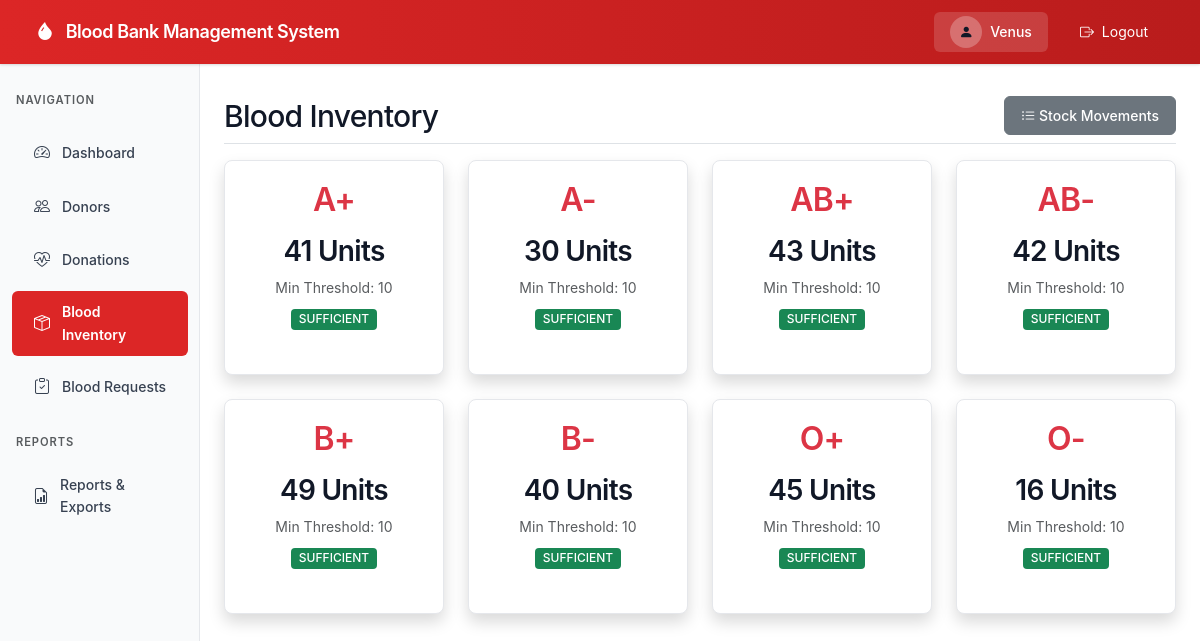
Screenshot of /inventory/ (signed in) with the database file from the repository.
### inventory/models.py (models this page shows, shortened)
class BloodInventory(models.Model):
    blood_group = models.CharField(max_length=5, choices=BLOOD_GROUP_CHOICES, unique=True)
    units_available = models.IntegerField(default=0)
    minimum_threshold = models.IntegerField(default=10)

### inventory/views.py (the view)
# urls.py: path('', views.inventory_list, name='inventory_list'),
@login_required
def inventory_list(request):
    inventory = BloodInventory.objects.all().order_by('blood_group')
    return render(request, 'inventory/inventory_list.html', {'inventory': inventory})

### templates/inventory/inventory_list.html
{% extends 'base.html' %}
{% load static %}
{% block content %}
<div class="d-flex justify-content-between flex-wrap flex-md-nowrap align-items-center pt-3 pb-2 mb-3 border-bottom">
    <h1 class="h2">Blood Inventory</h1>
    <div class="btn-toolbar mb-2 mb-md-0">
        <a href="{% url 'stock_movements' %}" class="btn btn-secondary">
            <i class="bi bi-list-ul"></i> Stock Movements
        </a>
    </div>
</div>
<div class="row">
    {% for item in inventory %}
    <div class="col-xl-3 col-md-4 col-sm-6 mb-4">
        <div class="card shadow h-100 {% if item.units_available < item.minimum_threshold %}border-danger{% endif %}">
            <div class="card-body text-center">
                <h2 class="card-title text-danger mb-3">{{ item.blood_group }}</h2>
                <h3 class="mb-2">{{ item.units_available }} Units</h3>
                <p class="text-muted mb-2">Min Threshold: {{ item.minimum_threshold }}</p>
                {% if item.units_available < item.minimum_threshold %}
                    <span class="badge bg-danger">LOW STOCK</span>
                {% else %}
                    <span class="badge bg-success">SUFFICIENT</span>
                {% endif %}
            </div>
        </div>
    </div>
    {% endfor %}
</div>
{% endblock %}

### templates/base.html (shortened to what this page needs)
<!DOCTYPE html>
<html lang="en">
<head>
    <link href="https://cdn.jsdelivr.net/npm/bootstrap@5.3.0/dist/css/bootstrap.min.css" rel="stylesheet">
    <link rel="stylesheet" href="https://cdn.jsdelivr.net/npm/bootstrap-icons@1.10.0/font/bootstrap-icons.css">
    {% load static %}
    <link rel="stylesheet" href="{% static 'css/style.css' %}">
</head>
<body>
    {% if user.is_authenticated %}
    <nav class="navbar navbar-expand-lg navbar-dark fixed-top" style="background: linear-gradient(90deg, #dc2626 0%, #b91c1c 100%); height: 64px; z-index: 1030;">
        <div class="container-fluid">
            <a class="navbar-brand" href="{% url 'dashboard' %}">
                <i class="bi bi-droplet-fill me-2"></i> Blood Bank Management System
            </a>
            <div class="collapse navbar-collapse" id="navbarNav">
                <ul class="navbar-nav ms-auto align-items-center">
                    <li class="nav-item">
                        <div class="d-flex align-items-center gap-2 me-3 px-3 py-1" style="background: rgba(255,255,255,0.15); border-radius: 0.375rem;">
                            <div style="width: 32px; height: 32px; background: rgba(255,255,255,0.25); border-radius: 50%; display: flex; align-items: center; justify-content: center;">
                                <i class="bi bi-person-fill"></i>
                            </div>
                            <span style="font-weight: 500; color: white;">{{ user.username }}</span>
                        </div>
                    </li>
                    <li class="nav-item">
                        <a class="nav-link px-3" href="{% url 'logout' %}" style="color: white;">
                            <i class="bi bi-box-arrow-right me-1"></i> Logout
                        </a>
                    </li>
                </ul>
            </div>
        </div>
    </nav>
    <div class="container-fluid" style="padding-top: 64px;">
        <div class="row">
            <nav class="col-md-3 col-lg-2 d-md-block sidebar">
                <div class="position-sticky pt-2">
                    <div class="px-3 mb-3">
                        <small class="text-uppercase text-muted" style="font-size: 0.7rem; font-weight: 600; letter-spacing: 0.08em;">Navigation</small>
                    </div>
                    <ul class="nav flex-column">
                        <li class="nav-item">
                            <a class="nav-link {% if request.resolver_match.url_name == 'dashboard' %}active{% endif %}" href="{% url 'dashboard' %}">
                                <i class="bi bi-speedometer2"></i> Dashboard
                            </a>
                        </li>
                        <li class="nav-item">
                            <a class="nav-link {% if 'donor' in request.resolver_match.url_name %}active{% endif %}" href="{% url 'donor_list' %}">
                                <i class="bi bi-people"></i> Donors
                            </a>
                        </li>
                        <li class="nav-item">
                            <a class="nav-link {% if 'donation' in request.resolver_match.url_name %}active{% endif %}" href="{% url 'donation_list' %}">
                                <i class="bi bi-heart-pulse"></i> Donations
                            </a>
                        </li>
                        <li class="nav-item">
                            <a class="nav-link {% if 'inventory' in request.resolver_match.url_name %}active{% endif %}" href="{% url 'inventory_list' %}">
                                <i class="bi bi-box-seam"></i> Blood Inventory
                            </a>
                        </li>
                        <li class="nav-item">
                            <a class="nav-link {% if 'request' in request.resolver_match.url_name %}active{% endif %}" href="{% url 'request_list' %}">
                                <i class="bi bi-clipboard-check"></i> Blood Requests
                            </a>
                        </li>
                        <li class="nav-item mt-3">
                            <div class="px-3 mb-2">
                                <small class="text-uppercase text-muted" style="font-size: 0.7rem; font-weight: 600; letter-spacing: 0.08em;">Reports</small>
                            </div>
                        </li>
                        <li class="nav-item">
                            <a class="nav-link {% if 'report' in request.resolver_match.url_name %}active{% endif %}" href="{% url 'reports_home' %}">
                                <i class="bi bi-file-earmark-bar-graph"></i> Reports & Exports
                            </a>
                        </li>
                    </ul>
                </div>
            </nav>
            <main class="col-md-9 ms-sm-auto col-lg-10 px-md-4" style="padding-top: 1rem;">
                {% block content %}
                {% endblock %}
            </main>
        </div>
    </div>
    {% else %}
        {% block auth_content %}
        {% endblock %}
    {% endif %}
</body>
</html>

### static/css/style.css (style rules this page uses)
:root { --primary-red: #dc2626; --primary-red-dark: #b91c1c; --accent-red: #ef4444; --bg-light: #f9fafb; --border-light: #e5e7eb; --text-primary: #111827; --text-secondary: #374151; --text-muted: #6b7280; }
* { font-family: -apple-system, BlinkMacSystemFont, 'Segoe UI', 'Roboto', 'Oxygen', 'Ubuntu', 'Cantarell', 'Fira Sans', 'Droid Sans', 'Helvetica Neue', sans-serif; }
body { font-size: 0.875rem; background-color: #ffffff; color: var(--text-primary); line-height: 1.6; }
.navbar { box-shadow: 0 1px 3px 0 rgba(0, 0, 0, 0.1), 0 1px 2px 0 rgba(0, 0, 0, 0.06); padding: 0.75rem 1.5rem; }
.navbar-brand { font-weight: 600; font-size: 1.125rem; letter-spacing: -0.025em; }
.sidebar { position: fixed; top: 64px; bottom: 0; left: 0; z-index: 100; padding: 1rem 0 0; box-shadow: inset -1px 0 0 var(--border-light); background-color: var(--bg-light) !important; overflow-y: auto; height: calc(100vh - 64px); }
.sidebar .nav-link { font-weight: 500; color: var(--text-secondary); padding: 0.625rem 1.25rem; margin: 0.25rem 0.75rem; border-radius: 0.375rem; transition: all 0.15s ease-in-out; display: flex; align-items: center; gap: 0.625rem; font-size: 0.875rem; }
.sidebar .nav-link i { font-size: 1rem; width: 1.25rem; text-align: center; }
.sidebar .nav-link.active { color: white; background-color: var(--primary-red); font-weight: 600; }
main { margin-left: 0; padding-top: 1.5rem; padding-bottom: 2rem; }
@media (min-width: 768px) { main { margin-left: 25%; } }
@media (min-width: 992px) { main { margin-left: 16.666667%; } }
.card { box-shadow: 0 1px 3px 0 rgba(0, 0, 0, 0.1), 0 1px 2px 0 rgba(0, 0, 0, 0.06); border: 1px solid var(--border-light); margin-bottom: 1.5rem; border-radius: 0.5rem; overflow: hidden; }
.card-body { padding: 1.25rem; }
h1, h2, h3, h4, h5, h6 { color: var(--text-primary); font-weight: 600; letter-spacing: -0.025em; line-height: 1.2; }
.h2 { font-size: 1.875rem; margin-bottom: 0; }
.btn { font-weight: 500; font-size: 0.875rem; padding: 0.5rem 1rem; border-radius: 0.375rem; transition: all 0.15s ease-in-out; }
.badge { padding: 0.375em 0.625em; font-weight: 500; font-size: 0.75rem; border-radius: 0.25rem; }

### rows the page displays
BloodInventory: blood_group "A+", units_available "41", minimum_threshold "10", shows "SUFFICIENT"
BloodInventory: blood_group "A-", units_available "30", minimum_threshold "10", shows "SUFFICIENT"
BloodInventory: blood_group "AB+", units_available "43", minimum_threshold "10", shows "SUFFICIENT"
BloodInventory: blood_group "AB-", units_available "42", minimum_threshold "10", shows "SUFFICIENT"
BloodInventory: blood_group "B+", units_available "49", minimum_threshold "10", shows "SUFFICIENT"
BloodInventory: blood_group "B-", units_available "40", minimum_threshold "10", shows "SUFFICIENT"
BloodInventory: blood_group "O+", units_available "45", minimum_threshold "10", shows "SUFFICIENT"
BloodInventory: blood_group "O-", units_available "16", minimum_threshold "10", shows "SUFFICIENT"

### other values shown
{{ user.username }} "Venus"
